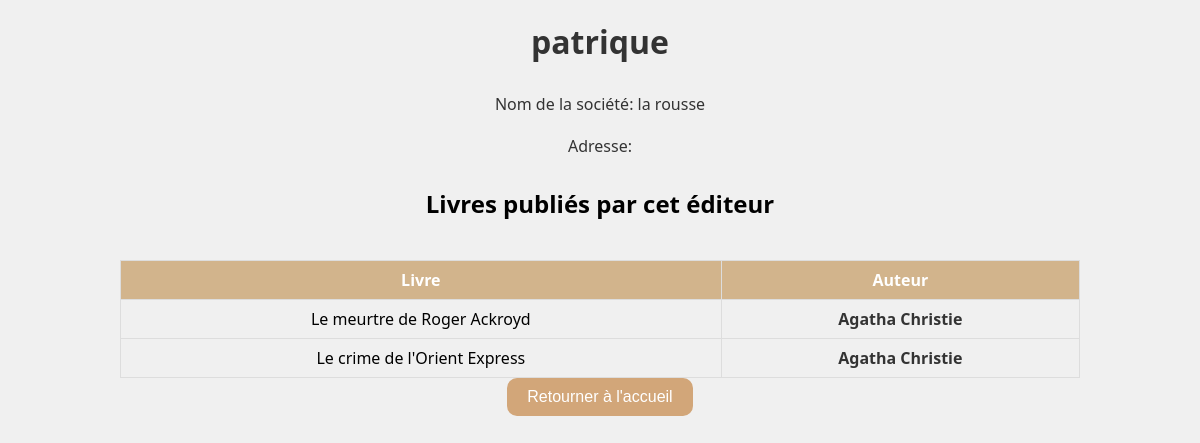
The page /detail_editeur/1 on the database its author committed.
### backoffice/models.py (models this page shows, shortened)
class Publisher(models.Model):
    pub_id = models.AutoField(primary_key=True)
    pub_name = models.CharField(max_length=50)
    pub_company_name = models.CharField(max_length=255)
    pub_address = models.CharField(max_length=50)

class Book(models.Model):
    book_id = models.AutoField(primary_key=True)
    book_name = models.CharField(max_length=255)
    book_type = models.SmallIntegerField()
    book_publisher = models.ForeignKey(Publisher, on_delete=models.CASCADE)
    book_quantite = models.SmallIntegerField()
    book_image = models.ImageField(upload_to='', null=True, blank=True)

class BookAuthor(models.Model):
    BookAuthor_author = models.ForeignKey(Author, on_delete=models.CASCADE)
    BookAuthor_book = models.ForeignKey(Book, on_delete=models.CASCADE)

class Author(models.Model):
    aut_id = models.AutoField(primary_key=True)
    aut_author = models.CharField(max_length=50)
    aut_year_born = models.SmallIntegerField()

### backoffice/views.py (the view)
# urls.py: path('detail_editeur/<int:pub_id>',views.detail_editeur,name="detail_editeur"),      # donne les détails d'un livre en fonction de son id
def detail_editeur(request, pub_id):
    editeur = Publisher.objects.get(pk=pub_id)
    livres_editeur = Book.objects.filter(book_publisher=editeur)
    return render(request, template_name='detail_editeur.html', context={'editeur': editeur, 'livres_editeur': livres_editeur})

### backoffice/templates/detail_editeur.html (shortened to what this page needs)
<!DOCTYPE html>
<html lang="en">
<head>
</head>
<body>
    <h1>{{ editeur.pub_name }}</h1>
    <p>Nom de la société: {{ editeur.pub_company_name }}</p>
    <p>Adresse: {{ editeur.pub_address }}</p>
    <h2>Livres publiés par cet éditeur</h2>
    <table>
        <thead>
            <tr>
                <th>Livre</th>
                <th>Auteur</th>
            </tr>
        </thead>
        <tbody>
            {% for livre in livres_editeur %}
                <tr>
                    <td>{% if user.is_authenticated %}<a href="{% url 'detail_livre' livre.book_id %}">{{ livre.book_name }}</a>{% else %}{{ livre.book_name }}{% endif %}</td>
                    {% if livre.bookauthor_set.exists %}
                        <td><a href="{% url 'author_detail' aut_id=livre.bookauthor_set.first.BookAuthor_author.aut_id %}">{{ livre.bookauthor_set.first.BookAuthor_author.aut_author }}</a></td>
                    {% else %}
                        <td>Auteur inconnu</td>
                    {% endif %}
                </tr>
            {% endfor %}
        </tbody>
    </table>
    <a href="{% url 'home1' %}"><button>Retourner à l'accueil</button></a>
</body>
</html>

### backoffice/templates/detail_editeur.html (style rules this page uses)
body { background-color: #f0f0f0; font-family: 'Segoe UI', Tahoma, Geneva, Verdana, sans-serif; margin: 0; padding: 0; display: flex; flex-direction: column; align-items: center; height: 100vh; }
h1 { color: #333; text-align: center; margin: 20px 0; }
p { color: #333; text-align: center; margin: 10px 0; }
table { width: 80%; border-collapse: collapse; margin-top: 20px; }
th, td { border: 1px solid #ddd; padding: 8px; text-align: center; }
th { background-color: #d2b48c; color: #fff; }
a { text-decoration: none; color: #333; font-weight: bold; }
button { background-color: #d2a679; color: #fff; padding: 10px 20px; font-size: 16px; border: none; border-radius: 10px; cursor: pointer; transition: background-color 0.3s ease; }

### rows shown on the page
Publisher: pub_name "patrique", pub_company_name "la rousse"
Book: book_name "Le meurtre de Roger Ackroyd", bookauthor_set.first.BookAuthor_author.aut_author "Agatha Christie"
Book: book_name "Le crime de l'Orient Express", bookauthor_set.first.BookAuthor_author.aut_author "Agatha Christie"
